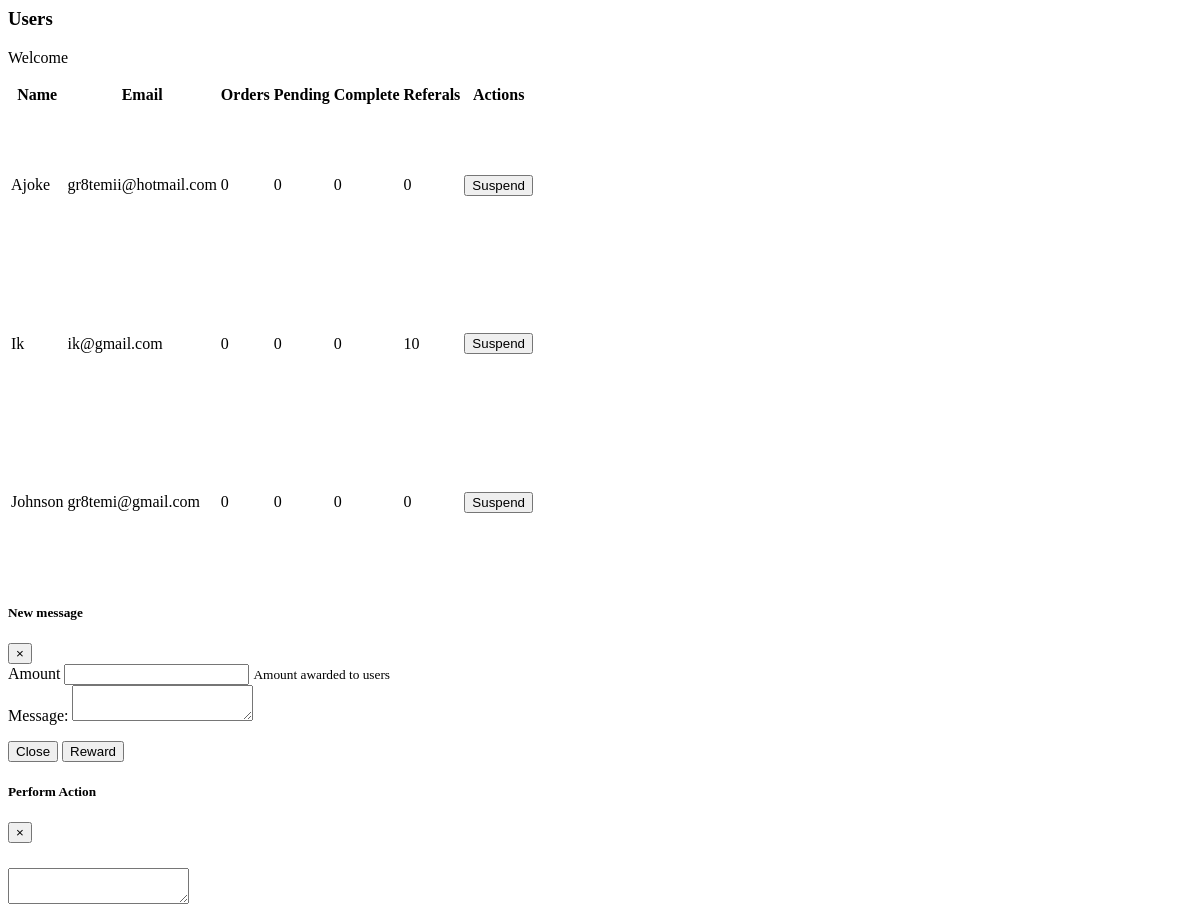
/users/, run on an earlier commit of the app's database.
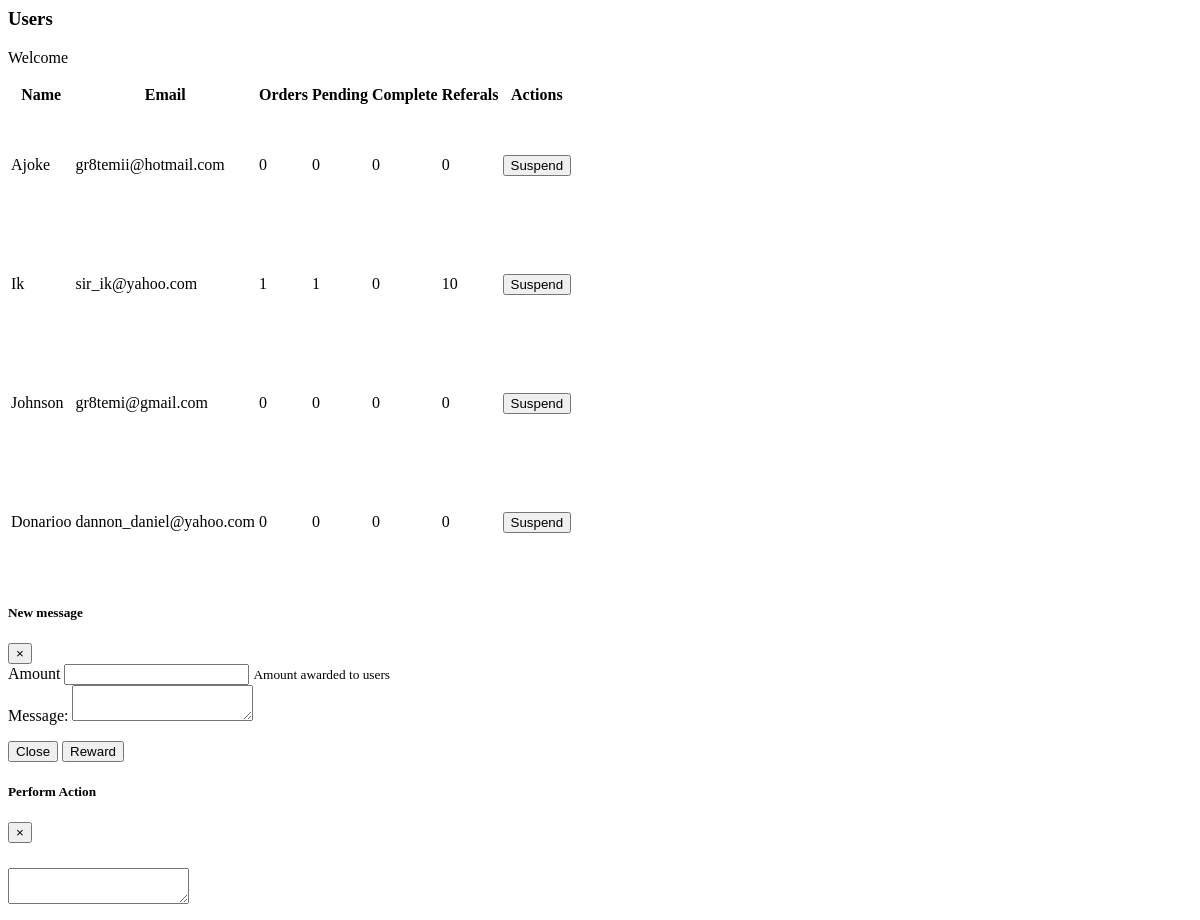
And on a later commit of the database.
### Accounts/models.py (models this page shows, shortened)
class CustomUser(AbstractUser):
	is_active=models.BooleanField(default=True)
	address = models.CharField(max_length=150, default="lagos")
	phone = models.CharField(max_length=150, default="08000012345")
	referal_code= models.CharField(null=True, blank=True, max_length=50)
	referal_point =models.PositiveIntegerField(default=0)
	reward = MoneyField(decimal_places=2, max_digits=8,default_currency="NGN",default=0.00)

### home/views.py (the view)
# urls.py: path("users/", views.users, name="users"),
def users(request):
	template = "home/users.html"
	users = Acct.CustomUser.objects.filter(is_staff=False)
	orders = jo.Order.objects.all()
	user_list=[]
	count=0
	for user in users:
		order = jo.Order.objects.filter(user_id=user.id).count()
		pending= jo.Order.objects.filter(user_id=user.id, status__lte=6).count()
		complete=jo.Order.objects.filter(user_id=user.id, status__gte=6).count()
		user_list.append({"username":user.username,
		"id":user.id,"is_active":user.is_active, "email":user.email, "order":order, "pending":pending,"complete":complete, "referal":user.referal_point})
	print(user_list)
	users = Acct.CustomUser.objects.filter(is_staff=False)
	context = {
	"users":users,
	"user_list":user_list,
	}
	return render(request,template,context)

### templates/home/users.html (shortened to what this page needs)
{% load static %}
<div class="segment2 ">
  <div class="top-bar d-flex justify-content-between pt-2">
    <h3>Users</h3>
    <p>
      Welcome <small>{{ user.name }}</small>
    </p>
  </div>
  <div class="activities">
    <div class="pt-5">
      <table class="table table-striped table-inverse table-responsive" style="overflow-y: scroll; height:500px;"
      >
        <thead class="">
          <tr>
            <th>Name</th>
            <th>Email</th>
            <th>Orders</th>
            <th>Pending</th>
            <th>Complete</th>
            <th>Referals</th>
            <th>Actions</th>
          </tr>
        </thead>
        <tbody>
          {% for user in user_list %}
          <tr>
            <td style="text-transform: capitalize"> {{ user.username }}</td>
            <td>{{ user.email }}</td>
            <td>{{user.order}}</td>
            <td>{{user.pending}}</td>
            <td>{{user.complete}}</td>
            <td>{{ user.referal}}</td>
            <td>
                {% if user.is_active == True %}
                 <button class="btn btn-warning" onclick="suspend({{user.id}},'{{user.is_active}}')">
                Suspend
              </button>
                {% else %}
                <button class="btn btn-primary" onclick="suspend({{user.id}},'{{user.is_active}}')">
                        Activate
                </button>
                {% endif %}
            </td>
          </tr>
          {% endfor %}
        </tbody>
      </table>
    </div>
  </div>
</div>
<div class="modal fade" id="exampleModal" tabindex="-1" role="dialog" aria-labelledby="exampleModalLabel" aria-hidden="true">
        <div class="modal-dialog" role="document">
          <div class="modal-content">
            <div class="modal-header">
              <h5 class="modal-title" id="exampleModalLabel">New message</h5>
              <button type="button" class="close" data-dismiss="modal" aria-label="Close">
                <span aria-hidden="true">&times;</span>
              </button>
            </div>
            <div class="modal-body">
              <form id="reward-form">
                <div class="form-group">
                  <div class="form-group">
                    <label for="">Amount</label>
                    <input type="number" name="amount" min="0.0" id="" class="form-control" placeholder="" aria-describedby="helpId">
                    <small id="helpId" class="text-muted">Amount awarded to users</small>
                  </div>
                </div>
                <div class="form-group">
                  <label for="message-text" class="col-form-label">Message:</label>
                  <textarea class="form-control" id="message-text"></textarea>
                </div>
              </form>
            </div>
            <div class="modal-footer">
              <button type="button" class="btn btn-secondary" data-dismiss="modal">Close</button>
              <button type="button" class="btn btn-primary">Reward</button>
            </div>
          </div>
        </div>
      </div>
<div class="modal fade" id="suspendModal" tabindex="-1" role="dialog" aria-labelledby="suspendModalLabel" aria-hidden="true">
            <div class="modal-dialog" role="document">
              <div class="modal-content">
                <div class="modal-header">
                  <h5 class="modal-title" id="suspendModalLabel">Perform Action</h5>
                  <button type="button" class="close" data-dismiss="modal" aria-label="Close">
                    <span aria-hidden="true">&times;</span>
                  </button>
                </div>
                <div class="modal-body">
                  <form id="suspend-form" action="{% url 'suspend' %}">
                    <div class="form-group">
                      <textarea name="reason" class="form-control" id="message-text"></textarea>
                    </div>
                  </form>
                </div>
              </div>
            </div>
          </div>

What changed in the data, as far as the page shows it:
added CustomUser: username "Donarioo", email "dannon_daniel@yahoo.com"
Also different on the page:
new list line: "Ik sir_ik@yahoo.com"
new list line: "1 1 0 10 Suspend"
new list line: "0 0 0 0 Suspend"
list line gone: "Ik ik@gmail.com"
list line gone: "0 0 0 10 Suspend"
